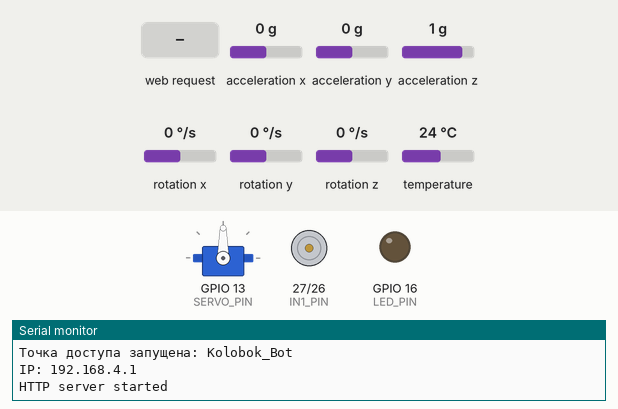
This program was run on a simulated ESP32. On the bench: servo, motor-driver pin pairs drawn as motors (green arrow = first pin HIGH = forward, orange = second pin HIGH = backward, longer = more drive, scaled by the enable pin), output pins drawn as LEDs (lit = HIGH), the last lines printed to the serial monitor. Dashed ring = blinking. The inputs (shaded band) are chosen by the test bench; at power-on: acceleration x 0 g, acceleration y 0 g, acceleration z 1 g, rotation x 0 °/s, rotation y 0 °/s, rotation z 0 °/s, temperature 24 °C. Storage starts empty.

Above: at 3.2 s.
3.3 s: HTTP request GET /action?val=120&sos=120&speed=120 received
At 4.2 s:
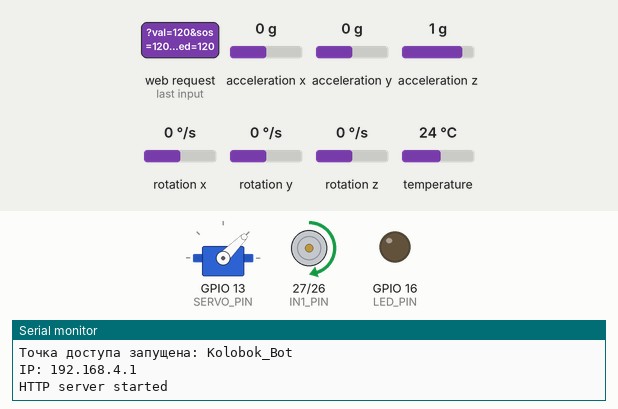
At 5.6 s:
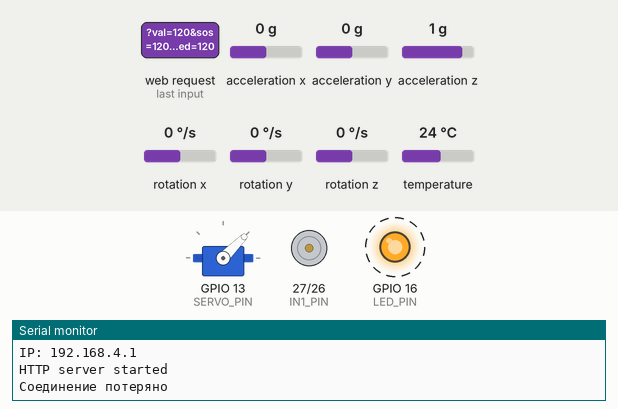
6.3 s: HTTP request GET /getAllData received
At 9.7 s:
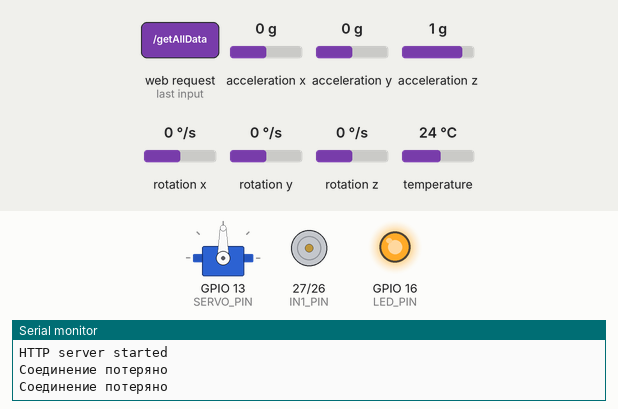
Timing chart, 0 to 18.3 s (numbered marks = the images above; inputs shaded):
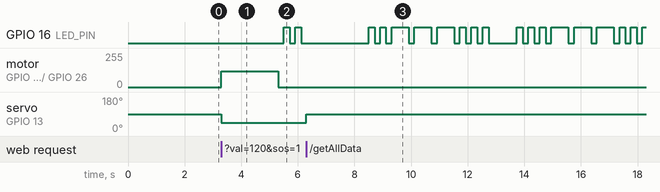

The program:

main.cpp
```cpp
#include <Arduino.h>
#include <Wire.h>
#include <WiFi.h>
#include <WebServer.h>
#include <LittleFS.h>
#include <MPU6050_light.h>
#include <ESP32Servo.h>

const char* ssid = "Kolobok_Bot";
const char* password = "12345678";

const int ENA_PIN = 14;
const int IN1_PIN = 27;
const int IN2_PIN = 26;
const int SERVO_PIN = 13;
const int LED_PIN = 16;

unsigned long lastCommandTime = 0;
const unsigned long SAFE_TIMEOUT = 2000;

bool firstCommandReceived = false;
bool manualSos = false;
bool safeModeActive = false;

float Kp = 0.21;
float Kd = 0.02;
float Ki = 0.46;

float currentAngle = 0;
float targetAngle = 0;
float error = 0;
float prevError = 0;

unsigned long lastPIDTime = 0;
const int dt = 10;

float derivative = 0;
float integral = 0;

int out = 0;
bool isBalansing = false;

WebServer server(80);
Servo myServo;
MPU6050 mpu(Wire);

// Прототипы
void balancePID();
void handleSOSPattern();
void connectionCheck();
void handleAction();
void stopRobot();

// ========================
// SETUP
// ========================

void setup() {
    Serial.begin(115200);

    pinMode(ENA_PIN, OUTPUT);
    pinMode(IN1_PIN, OUTPUT);
    pinMode(IN2_PIN, OUTPUT);
    pinMode(LED_PIN, OUTPUT);

    myServo.attach(SERVO_PIN);
    myServo.write(90);

    Wire.begin();

    byte status = mpu.begin();

    Serial.print(F("MPU6050 статус: "));
    Serial.println(status);

    delay(1000);

    // Гиро и не акселерометр
    mpu.calcOffsets(true, false);


    // ========================
    // LITTLEFS
    // ========================

    if (!LittleFS.begin(true)) {
        Serial.println("Ошибка монтирования LittleFS");
        return;
    }

    Serial.println("LittleFS OK");


    // ========================
    // WI-FI
    // ========================

    WiFi.softAP(ssid, password);

    Serial.print("Точка доступа запущена: ");
    Serial.println(ssid);

    Serial.print("IP: ");
    Serial.println(WiFi.softAPIP());


    // ========================
    // WEB SERVER
    // ========================


    // Получение телеметрии
    server.on("/getAllData", []() {
        lastCommandTime = millis();
        safeModeActive = false;

        String angle =
            String(mpu.getAngleX()) + "," +
            String(mpu.getAngleY()) + "," +
            String(mpu.getTemp());

        server.send(200, "text/plain", angle);
    });


    // Kp
    server.on("/setKp", []() {
        if (server.hasArg("val")) {
            Kp = server.arg("val").toFloat();

            Serial.print("New Kp: ");
            Serial.println(Kp);
        }

        server.send(200, "text/plain", "OK");
    });


    // Kd
    server.on("/setKd", []() {
        if (server.hasArg("val")) {
            Kd = server.arg("val").toFloat();

            Serial.print("New Kd: ");
            Serial.println(Kd);
        }

        server.send(200, "text/plain", "OK");
    });


    // Ki
    server.on("/setKi", []() {
        if (server.hasArg("val")) {
            Ki = server.arg("val").toFloat();

            Serial.print("New Ki: ");
            Serial.println(Ki);
        }

        server.send(200, "text/plain", "OK");
    });

    // Главная страница
    server.on("/", []() {
    File file = LittleFS.open("/web/index.html", "r");

    if (!file) {
        server.send(404, "text/plain", "index.html not found");
        return;
    }

    server.streamFile(file, "text/html");
    file.close();
    });

    server.serveStatic("/style.css", LittleFS, "/web/style.css");
    server.serveStatic("/script.js", LittleFS, "/web/script.js");

    // Управление
    server.on("/action", handleAction);

    server.begin();

    Serial.println("HTTP server started");
}


// ========================
// LOOP
// ========================

void loop() {
    mpu.update();

    server.handleClient();

    handleSOSPattern();

    connectionCheck();

    if (isBalansing && !manualSos && !safeModeActive) {
        balancePID();
    }
}


// ========================
// PID-СТАБИЛИЗАЦИЯ
// ========================

void balancePID() {
    if (millis() - lastPIDTime < dt) {
        return;
    }

    lastPIDTime = millis();

    currentAngle = mpu.getAngleX();

    error = targetAngle - currentAngle;

    float dt_sec = dt / 1000.0f;

    derivative = (error - prevError) / dt_sec;

    integral += error * dt_sec;

    if (abs(integral) > 50) {
        integral = 50 * (integral > 0 ? 1 : -1);
    }

    out =
        90
        - (error * Kp)
        - (derivative * Kd)
        - (integral * Ki);

    out = constrain(out, 45, 135);

    myServo.write(out);

    prevError = error;
}


// ========================
// SOS
// ========================

void handleSOSPattern() {
    static unsigned long lastUpdate = 0;
    static int step = 0;

    const int timings[] = {
        200, 200, 200, 200, 200, 200,
        600,
        200, 600, 200, 600, 200,
        200, 200, 200, 200, 200, 1000
    };

    if (manualSos || safeModeActive) {

        if (millis() - lastUpdate > timings[step]) {
            lastUpdate = millis();

            step++;

            if (step >= 18) {
                step = 0;
            }

            digitalWrite(LED_PIN, (step % 2 == 0));
        }

    } else {

        digitalWrite(LED_PIN, LOW);

        step = 0;
    }
}


// ========================
// ПРОВЕРКА СОЕДИНЕНИЯ
// ========================

void connectionCheck() {
    if (
        firstCommandReceived &&
        !manualSos &&
        (millis() - lastCommandTime > SAFE_TIMEOUT)
    ) {

        if (!safeModeActive) {
            safeModeActive = true;

            stopRobot();

            Serial.println("Соединение потеряно");
        }
    }
}


// ========================
// WEB ACTION
// ========================

void handleAction() {

    // SOS
    if (server.hasArg("sos")) {

        manualSos = (server.arg("sos") == "1");

        if (manualSos) {
            stopRobot();
        }
    }


    // Управление джойстиком
    if (server.hasArg("speed") && !manualSos) {

        firstCommandReceived = true;

        lastCommandTime = millis();

        safeModeActive = false;

        int s = server.arg("speed").toInt();
        int t = server.arg("turn").toInt();


        // Стоп при отпускании джойстика
        if (abs(s) < 15) {

            stopRobot();

        } else {

            isBalansing = false;

            digitalWrite(IN1_PIN, s > 0);
            digitalWrite(IN2_PIN, s < 0);

            analogWrite(ENA_PIN, abs(s));

            myServo.write(
                constrain(t, 45, 135)
            );
        }
    }

    server.send(200, "text/plain", "OK");
}


// ========================
// СТОП
// ========================

void stopRobot() {

    analogWrite(ENA_PIN, 0);

    digitalWrite(IN1_PIN, LOW);
    digitalWrite(IN2_PIN, LOW);

    isBalansing = true;
}
```

Measured:
- after the input at 3.3 s, GPIO 16 (LED_PIN): alternates HIGH for 0.20 s and LOW for 0.20 s, starting after 2.2 s; motor on GPIO 27 (IN1_PIN) / GPIO 26 (IN2_PIN): stopped → forward 120/255 at once, → stopped 2.0 s later; servo on GPIO 13 (SERVO_PIN): 90° → 45° at once
- after the input at 6.3 s, servo on GPIO 13 (SERVO_PIN): 45° → 90° at once
